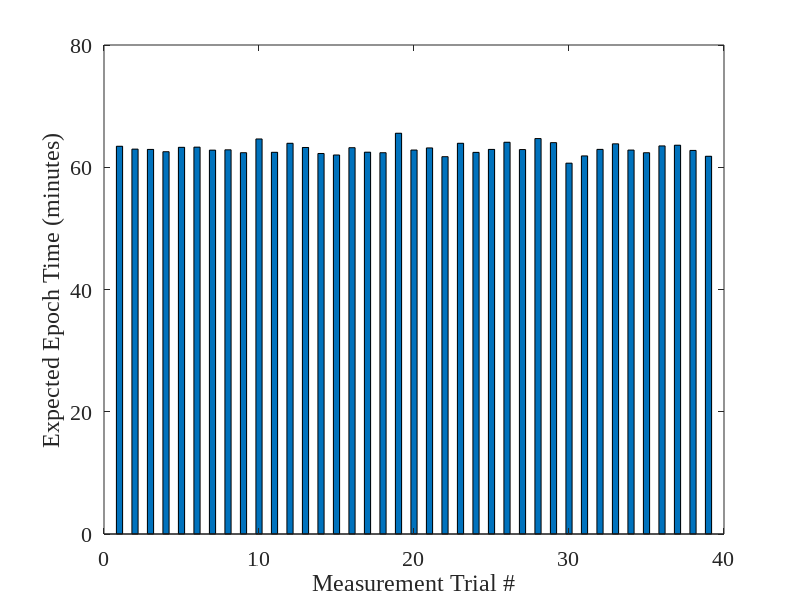

Here is the MATLAB script that generated this plot:
% Bar chart code

function mipv6_hist

load times.txt
 y1 = times(:,1);
 y1 = y1 /60;

mean_y1 = mean(y1);
txt = sprintf('NEMO BSP mean = %f', mean_y1);
disp(txt);

plot_bar(y1);
end

%--------plot bar chart-----------------------------
function plot_bar (y)


    bar(y, 0.4 ) ;
      axis([0, 40, 0, 80]);
    fs = 16;
    fn = 'Times New Roman';
    set(gca,'FontSize',fs,'FontName',fn);
    xlabel('Measurement Trial #');
    ylabel('Expected Epoch Time (minutes)');
end
%-------------------------------------------------
